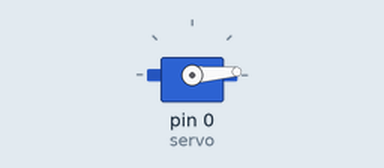
This program was run on a simulated MicroPython board. Parts: servo. Servo angles are drawn from the pulse width (0.5 ms = 0°, 2.5 ms = 180°).

Above: at 0.05 s.
At 3.0 s:
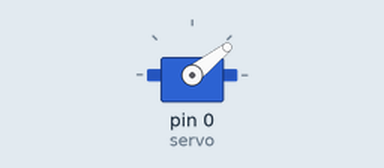
At 6.0 s:
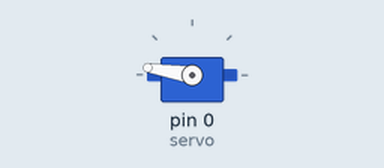
Timing chart, 0 to 7.8 s (numbered marks = the images above):
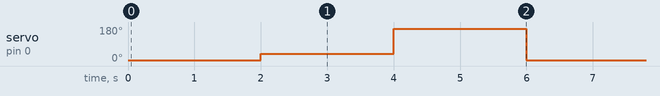

The program:

Servo_Practice.py
```python
from machine import Pin, PWM
from time import sleep

# Set up PWM Pin for servo control
servo = PWM(Pin(0))

# Set Duty Cycle for Different Angles
max_duty = 7864
min_duty = 1802
half_duty = int((max_duty - min_duty) / 2)

#Set PWM frequency
frequency = 50
servo.freq(frequency)

try:
    while True:

        #Servo at 0 degrees
        servo.duty_u16(min_duty)
        sleep(2)

        #Servo at 90 degrees
        servo.duty_u16(half_duty)
        sleep(2)

        #Servo at 180 degrees
        servo.duty_u16(max_duty)
        sleep(2)

except KeyboardInterrupt:
    print("Keyboard interrupt")
    # Turn off PWM
    servo.deinit()
```

Measured:
- by itself, servo on pin 0 (servo): repeats every 6.0 s: 171° 2.0 s, 4° 2.0 s, 38° 2.0 s
